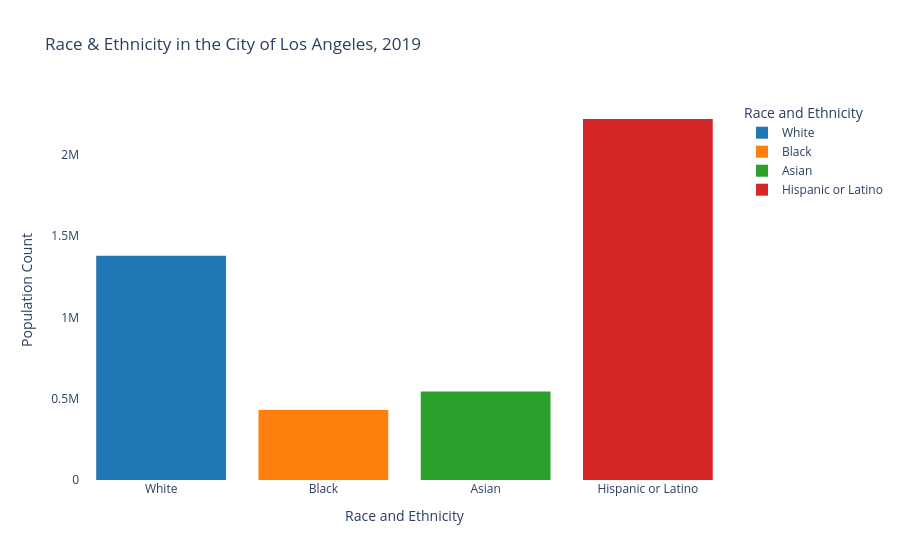

The code cell stored with this chart in its notebook:
### Code cell
# creating a bar chart of race and ethnicty in LA County using plotly 
fig = px.bar(racebar1, 
       x='Race and Ethnicity',
       y='Population Count',
       title='Race & Ethnicity in the City of Los Angeles, 2019',
       color='Race and Ethnicity', 
       color_discrete_sequence=racebar1['Color'])
    
# get rid of white lines inside the bars
fig.update_traces(marker_line_width=0)

fig.update_layout(xaxis_tickangle=0, 
                  plot_bgcolor='rgba(0,0,0,0)',
                  paper_bgcolor='rgba(0,0,0,0)'
                 )
 
# show the figure
fig.show()

### Figure 1 — Plotly figure (JSON) as saved in the notebook; plotly's stock layout.template omitted (floating-point values rounded to 4 significant figures)
{"data": [{"alignmentgroup": "True", "hovertemplate": "Race and Ethnicity=%{x}<br>Population Count=%{y}<extra></extra>", "legendgroup": "White", "marker": {"color": "#1f77b4", "line": {"width": 0}, "pattern": {"shape": ""}}, "name": "White", "offsetgroup": "White", "orientation": "v", "showlegend": true, "textposition": "auto", "type": "bar", "x": ["White"], "xaxis": "x", "y": [1378808], "yaxis": "y"}, {"alignmentgroup": "True", "hovertemplate": "Race and Ethnicity=%{x}<br>Population Count=%{y}<extra></extra>", "legendgroup": "Black", "marker": {"color": "#ff7f0e", "line": {"width": 0}, "pattern": {"shape": ""}}, "name": "Black", "offsetgroup": "Black", "orientation": "v", "showlegend": true, "textposition": "auto", "type": "bar", "x": ["Black"], "xaxis": "x", "y": [430875], "yaxis": "y"}, {"alignmentgroup": "True", "hovertemplate": "Race and Ethnicity=%{x}<br>Population Count=%{y}<extra></extra>", "legendgroup": "Asian", "marker": {"color": "#2ca02c", "line": {"width": 0}, "pattern": {"shape": ""}}, "name": "Asian", "offsetgroup": "Asian", "orientation": "v", "showlegend": true, "textposition": "auto", "type": "bar", "x": ["Asian"], "xaxis": "x", "y": [543767], "yaxis": "y"}, {"alignmentgroup": "True", "hovertemplate": "Race and Ethnicity=%{x}<br>Population Count=%{y}<extra></extra>", "legendgroup": "Hispanic or Latino", "marker": {"color": "#d62728", "line": {"width": 0}, "pattern": {"shape": ""}}, "name": "Hispanic or Latino", "offsetgroup": "Hispanic or Latino", "orientation": "v", "showlegend": true, "textposition": "auto", "type": "bar", "x": ["Hispanic or Latino"], "xaxis": "x", "y": [2220293], "yaxis": "y"}], "layout": {"autosize": true, "barmode": "relative", "legend": {"title": {"text": "Race and Ethnicity"}, "tracegroupgap": 0}, "paper_bgcolor": "rgba(0, 0, 0, 0)", "plot_bgcolor": "rgba(0, 0, 0, 0)", "title": {"text": "Race & Ethnicity in the City of Los Angeles, 2019"}, "xaxis": {"anchor": "y", "autorange": true, "categoryarray": ["White", "Black", "Asian", "Hispanic or Latino"], "categoryorder": "array", "domain": [0, 1], "range": [-0.5, 3.5], "tickangle": 0, "title": {"text": "Race and Ethnicity"}, "type": "category"}, "yaxis": {"anchor": "x", "autorange": true, "domain": [0, 1], "range": [0, 2337000.0], "title": {"text": "Population Count"}, "type": "linear"}}}
